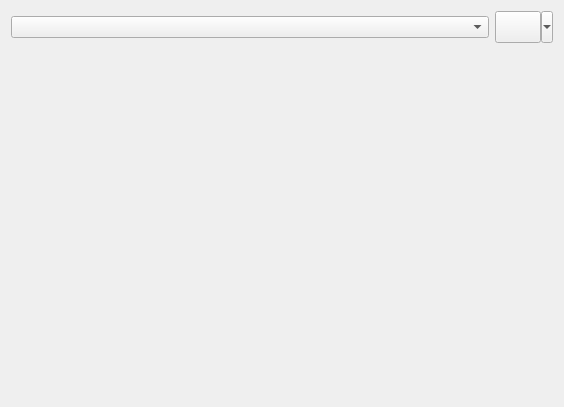
<?xml version="1.0" encoding="UTF-8"?>
<ui version="4.0">
 <class>AttachmentChooser</class>
 <widget class="QWidget" name="AttachmentChooser">
  <property name="geometry">
   <rect>
    <x>0</x>
    <y>0</y>
    <width>564</width>
    <height>407</height>
   </rect>
  </property>
  <layout class="QVBoxLayout" name="verticalLayout" stretch="0,1">
   <item>
    <layout class="QHBoxLayout" name="horizontalLayout" stretch="1,0">
     <item>
      <widget class="ComboBox" name="comboBox">
       <property name="toolTip">
        <string>Choose an attachment.</string>
       </property>
      </widget>
     </item>
     <item>
      <widget class="QToolButton" name="toolButton">
       <property name="minimumSize">
        <size>
         <width>58</width>
         <height>32</height>
        </size>
       </property>
       <property name="maximumSize">
        <size>
         <width>58</width>
         <height>32</height>
        </size>
       </property>
       <property name="text">
        <string/>
       </property>
       <property name="iconSize">
        <size>
         <width>32</width>
         <height>32</height>
        </size>
       </property>
       <property name="popupMode">
        <enum>QToolButton::MenuButtonPopup</enum>
       </property>
       <property name="autoRaise">
        <bool>false</bool>
       </property>
      </widget>
     </item>
    </layout>
   </item>
   <item>
    <widget class="AttachmentEditor" name="attachmentEditor" native="true"/>
   </item>
  </layout>
 </widget>
 <customwidgets>
  <customwidget>
   <class>AttachmentEditor</class>
   <extends>QWidget</extends>
   <header>AttachmentView/attachmenteditor.h</header>
   <container>1</container>
  </customwidget>
  <customwidget>
   <class>ComboBox</class>
   <extends>QComboBox</extends>
   <header>combobox.h</header>
  </customwidget>
 </customwidgets>
 <resources/>
 <connections/>
</ui>
